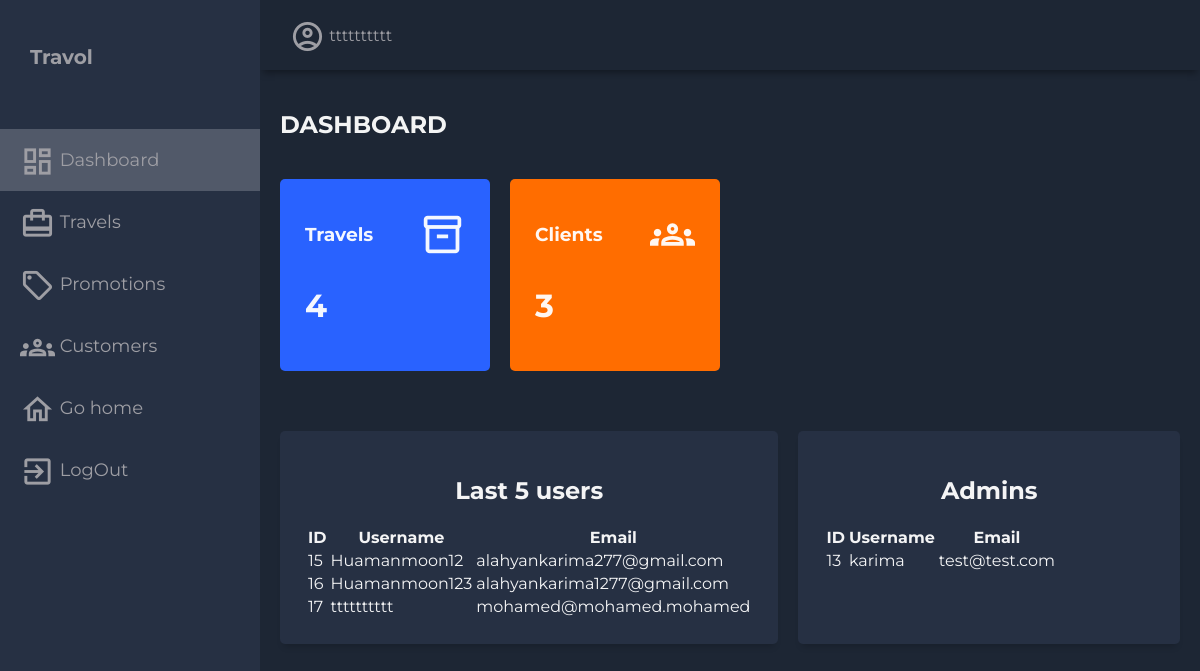
The app's page /administrator/ (signed in), older data.
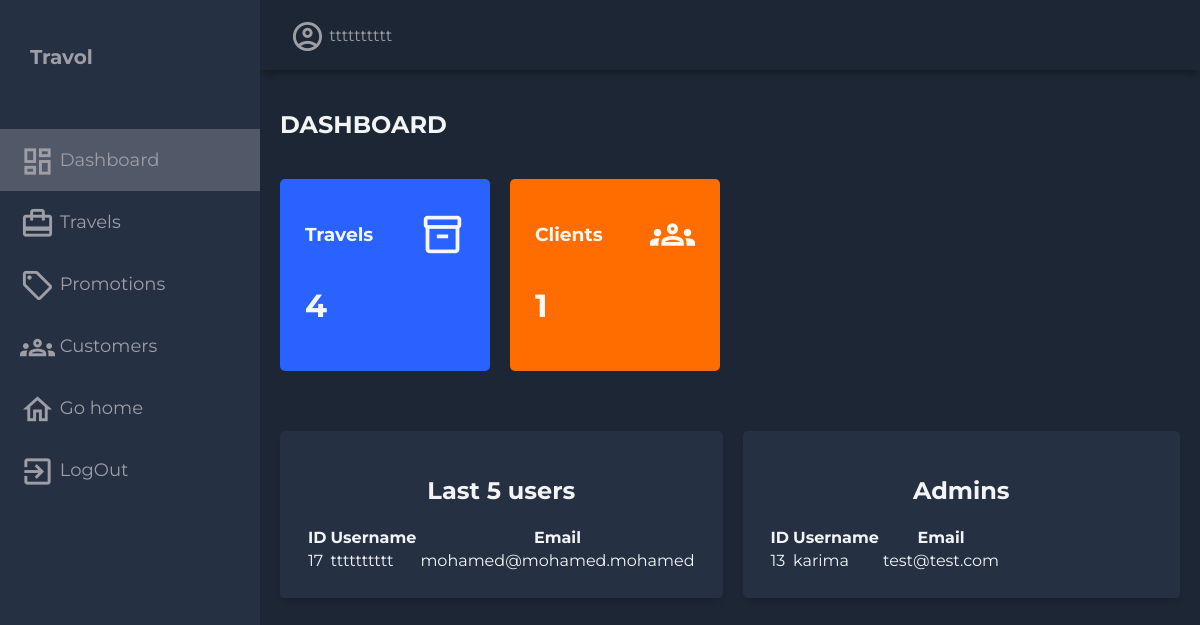
The same page, newer data.
### myfirstapp/models.py (models this page shows, shortened)
class CustomUser(AbstractUser):
    email = models.EmailField(unique=True)
    password = models.CharField(max_length=128)  # Use a more secure method for storing passwords
    birth_date = models.DateField(null=True, blank=True)
    first_name = models.CharField(max_length=30)
    last_name = models.CharField(max_length=30)
    groups = models.ManyToManyField(
        "auth.Group",
        related_name="customuser_set",
        blank=True,
        help_text="The groups this user belongs to. A user will get all permissions granted to each of their groups.",
        verbose_name="groups",
    )
    user_permissions = models.ManyToManyField(
        "auth.Permission",
        related_name="customuser_set",
        blank=True,
        help_text="Specific permissions for this user.",
        verbose_name="user permissions",
    )

### myfirstapp/views.py (the view)
# urls.py: path('administrator/', administrator_dashboard, name='administrator_dashboard'),
@login_required
def administrator_dashboard(request):
    username = request.user.username
    last_five_users = get_user_model().objects.filter(is_superuser=False)[:5]
    all_admins = get_user_model().objects.filter(is_superuser=True)
    num_travels = Travel.objects.count()
    num_users = get_user_model().objects.filter(is_superuser=False).count()
    context = {
        'last_five_users': last_five_users,
        'all_admins': all_admins,
        'num_travels': num_travels,
        'num_users': num_users,
        'username': username,
    }
    return render(request, 'myfirstapp/administrateur.html', context)

### myfirstapp/templates/myfirstapp/administrateur.html (shortened to what this page needs)
{% load static %}
<!DOCTYPE html>
<html lang="en">
  <head>
    <link rel="stylesheet" href="{% static 'css/dashboard.css' %}">
  </head>
  <body>
    <div class="grid-container">
      <header class="header">
        <div class="header-right">
          <span class="material-icons-outlined">account_circle</span>
          <span >{{ username }}</span>
        </div>
      </header>
      <aside id="sidebar">
        <div class="sidebar-title">
          <div class="sidebar-brand">
            Travol
          </div>
        </div>
        <ul class="sidebar-list">
          <li class="sidebar-list-item" id="aa">
            <a href="{% url 'administrator_dashboard' %}">
              <span class="material-icons-outlined">dashboard</span> Dashboard
            </a>
          </li>
          <li class="sidebar-list-item">
            <a href="{% url 'list_travels'%}">
              <span class="material-icons-outlined">card_travel</span> Travels
            </a>
          </li>
          <li class="sidebar-list-item">
            <a href="{% url 'add_promotion' %}">
              <span class="material-icons-outlined">local_offer</span> Promotions
            </a>
          </li>
          <li class="sidebar-list-item">
            <a href="{% url 'client_list' %}">
              <span class="material-icons-outlined">groups</span> Customers
            </a>
          </li>
          <li class="sidebar-list-item">
            <a href="{% url 'home_page' %}">
              <span class="material-icons-outlined">home</span> Go home
            </a>
          </li>
          <li class="sidebar-list-item">
            <a href="{% url 'logout_view' %}">
              <span class="material-icons-outlined">exit_to_app</span> LogOut
            </a>
          </li>
        </ul>
      </aside>
      <main class="main-container">
        <div class="main-title">
          <h2>DASHBOARD</h2>
        </div>
        <div class="main-cards">
          <div class="card">
            <div class="card-inner">
              <h3>Travels</h3>
              <span class="material-icons-outlined">inventory_2</span>
            </div>
            <h1>{{ num_travels }}</h1>
          </div>
          <div class="card">
            <div class="card-inner">
              <h3>Clients</h3>
              <span class="material-icons-outlined">groups</span>
            </div>
            <h1>{{ num_users }}</h1>
          </div>
        </div>
        <div class="charts">
          <div class="charts-card">
            <h2 class="chart-title">Last 5 users</h2>
            <table class="table">
                <thead>
                    <tr>
                        <th>ID</th>
                        <th>Username</th>
                        <th>Email</th>
                    </tr>
                </thead>
                <tbody>
                    {% for user in last_five_users %}
                        <tr>
                            <td>{{ user.id }}</td>
                            <td>{{ user.username }}</td>
                            <td>{{ user.email }}</td>
                        </tr>
                    {% endfor %}
                </tbody>
            </table>
        </div>
   <div class="charts-card">
          <h2 class="chart-title">Admins</h2>
          <div class="row">
            <table class="table">
            <thead>
                <tr>
                    <th>ID</th>
                    <th>Username</th>
                    <th>Email</th>
                </tr>
            </thead>
            <tbody>
                {% for admin in all_admins %}
                    <tr>
                        <td>{{ admin.id }}</td>
                        <td>{{ admin.username }}</td>
                        <td>{{ admin.email }}</td>
                    </tr>
                {% endfor %}
            </tbody></table>
          </div>
      </div>
        </div>
      </main>
    </div>
  </body>
</html>

Row changes from the older to the newer data that the page shows:
removed CustomUser: id "15", username "Huamanmoon12", email "alahyankarima277@gmail.com", shown under "Last 5 users"
removed CustomUser: id "16", username "Huamanmoon123", email "alahyankarima1277@gmail.com", shown under "Last 5 users"
Text that changed along with them:
{{ num_users }}: "3" → "1"
